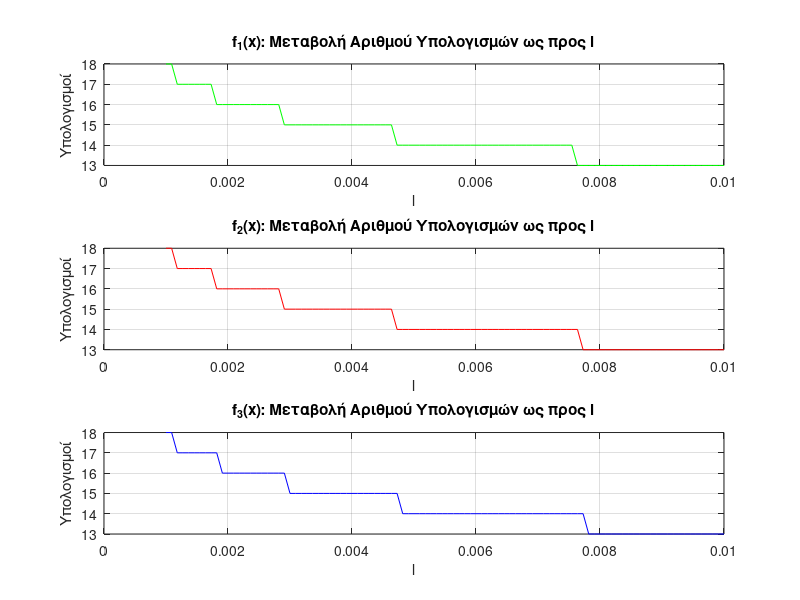
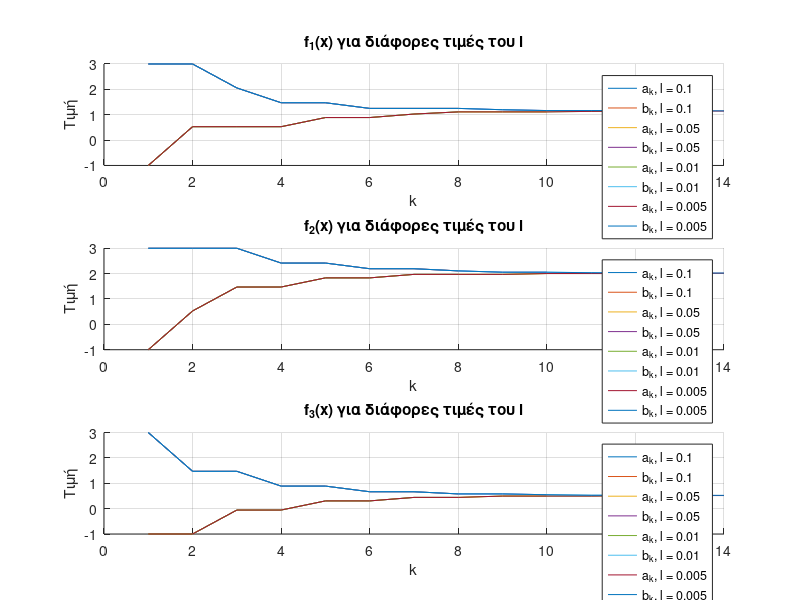

These charts were generated, in order, by the following MATLAB code:
clc;
clear;

function [k, a_vals, b_vals, min_vals] = golden_section_method(f, a, b, l)
    a_vals = [];
    b_vals = [];
    k = 0;
    gamma = 0.618;
    one_minus_gamma = 1 - gamma;
    x1 = a + one_minus_gamma * (b-a);
    x2 = a + gamma * (b-a);
    f1 = f(x1);
    f2 = f(x2);

    while abs(b-a) > l
        k = k + 1;
        
        a_vals = [a_vals, a];
        b_vals = [b_vals, b];
      
        if f1 < f2
            b = x2;
            x2 = x1;
            f2 = f1;
            x1 = a + one_minus_gamma * (b-a);
            f1 = f(x1);
        else
            a = x1;
            x1 = x2;
            f1 = f2;
            x2 = a + gamma * (b-a);
            f2 = f(x2);
        end
    end
    min_vals = (a_vals+b_vals) / 2;
end

f1 = @(x) (x-2).^2 + x .* log(x+3);
f2 = @(x) exp(-2*x) + (x-2).^2;
f3 = @(x) exp(x) .* (x.^3-1) + (x-1) .* sin(x);
a = -1;
b = 3;

% --- Μεταβολή του l με τη Μέθοδο Χρυσής Τομής ---
ls = linspace(0.001, 0.01, 100);
computations_f1 = zeros(1, length(ls));
computations_f2 = zeros(1, length(ls));
computations_f3 = zeros(1, length(ls));

for i = 1:length(ls)
    l = ls(i);
    computations_f1(i) = golden_section_method(f1, a, b, l);
    computations_f2(i) = golden_section_method(f2, a, b, l);
    computations_f3(i) = golden_section_method(f3, a, b, l);
end

figure;
subplot(3, 1, 1);
plot(ls, computations_f1, 'Color', 'g');
xlabel('l');
ylabel('Υπολογισμοί');
title('f_1(x): Μεταβολή Αριθμού Υπολογισμών ως προς l');
grid on;

subplot(3, 1, 2);
plot(ls, computations_f2, 'Color', 'r');
xlabel('l');
ylabel('Υπολογισμοί');
title('f_2(x): Μεταβολή Αριθμού Υπολογισμών ως προς l');
grid on;

subplot(3, 1, 3);
plot(ls, computations_f3, 'Color', 'b');
xlabel('l');
ylabel('Υπολογισμοί');
title('f_3(x): Μεταβολή Αριθμού Υπολογισμών ως προς l');
grid on;

l_values = [0.1, 0.05, 0.01, 0.005]; 
figure;
for i = 1:3
    if i == 1
        f = f1;
        title_text = 'f_1(x) για διάφορες τιμές του l';
    elseif i == 2
        f = f2;
        title_text = 'f_2(x) για διάφορες τιμές του l';
    else
        f = f3;
        title_text = 'f_3(x) για διάφορες τιμές του l';
    end

    subplot(3, 1, i);
    hold on;
    for j = 1:length(l_values)
        l = l_values(j); 

        [~, a_vals, b_vals, ~] = golden_section_method(f, a, b, l);

        plot(1:length(a_vals), a_vals, 'DisplayName', ['a_k, l = ' num2str(l)]);
        plot(1:length(b_vals), b_vals, 'DisplayName', ['b_k, l = ' num2str(l)]);
    end
    xlabel('k');
    ylabel('Τιμή');
    title(title_text);
    legend('Location', 'best');
    grid on;
    hold off;
end

